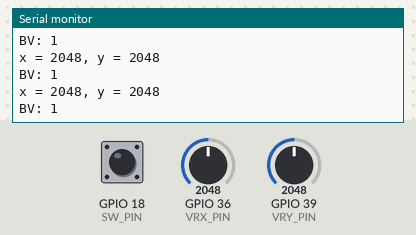
Bench run of a sketch on a simulated ESP32. On the bench: the last lines printed to the serial monitor. The inputs (shaded band) are chosen by the test bench; at power-on: GPIO 18 (SW_PIN) HIGH, GPIO 36 (VRX_PIN) = 2048, GPIO 39 (VRY_PIN) = 2048.

Above: at 1.2 s.
1.3 s: GPIO 18 (SW_PIN) pulled LOW for 1 s
At 1.76 s:
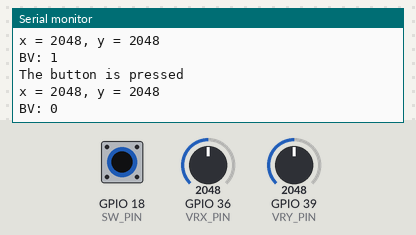
4.1 s: GPIO 36 (VRX_PIN) set to 2866
At 4.37 s:
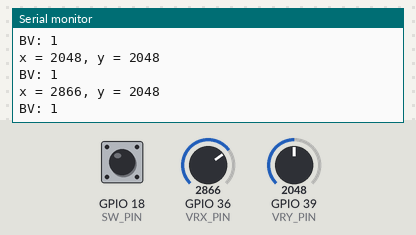
5.6 s: GPIO 39 (VRY_PIN) set to 2866
At 5.77 s:
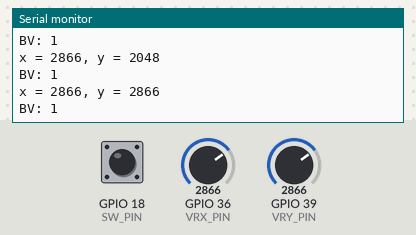
7.1 s: GPIO 36 (VRX_PIN) set to 3603
At 7.37 s:
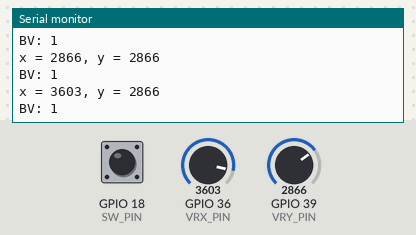
8.6 s: GPIO 39 (VRY_PIN) set to 3603
At 8.78 s:
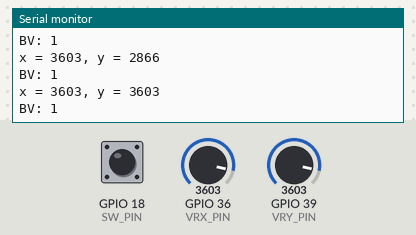
Timing chart, 0 to 11.1 s (numbered marks = the images above; inputs shaded):
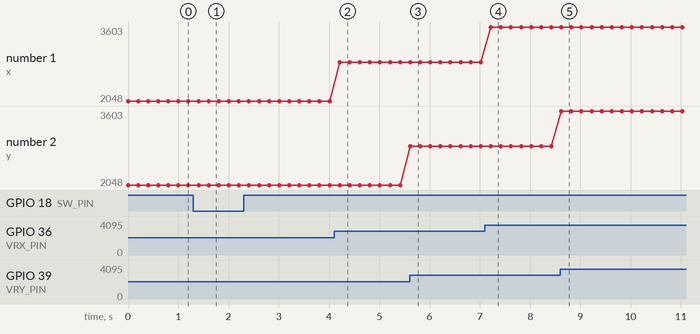

The sketch:

joystick.ino
```cpp
#define VRX_PIN  36 // ESP32 pin GIOP36 (ADC0) connected to VRX pin
#define VRY_PIN  39 // ESP32 pin GIOP39 (ADC0) connected to VRY pin
#define SW_PIN   18 // ESP32 pin GIOP17 connected to SW  pin


#include <ezButton.h>
ezButton button(SW_PIN);


int valueX = 0; // to store the X-axis value
int valueY = 0; // to store the Y-axis value
int buttonValue = 0;

void setup() {
  Serial.begin(115200) ;
   button.setDebounceTime(50); // set debounce time to 50 milliseconds
}

void loop() {
  button.loop();

  // read X and Y analog values
  valueX = analogRead(VRX_PIN);
  valueY = analogRead(VRY_PIN);
  buttonValue = button.getState();


  if (button.isPressed()) {
    Serial.println("The button is pressed");
    // TODO do something here
  }

  if (button.isReleased()) {
    Serial.println("The button is released");
    // TODO do something here
  }

  // print data to Serial Monitor on Arduino IDE
  Serial.print("x = ");
  Serial.print(valueX);
  Serial.print(", y = ");
  Serial.println(valueY);
  Serial.print("BV: ");
  Serial.println(buttonValue);
  delay(200);
}
```

Measured:
- after the input at 1.3 s, the serial monitor: prints a new line after 0.30 s (image 1)
- after the input at 4.1 s, the serial monitor: prints a new line after 0.11 s (image 2)
- after the input at 5.6 s, the serial monitor: prints a new line at once (image 3)
- after the input at 7.1 s, the serial monitor: prints a new line after 0.12 s (image 4)
- after the input at 8.6 s, the serial monitor: prints a new line at once (image 5)
- plotted number 1: 2048 → 2866 after the input at 4.1 s, 2866 → 3603 after the input at 7.1 s
